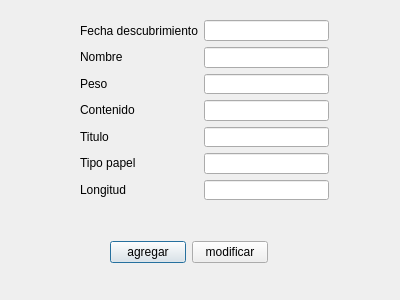
<?xml version="1.0" encoding="UTF-8"?>
<ui version="4.0">
 <class>DialogDocumento</class>
 <widget class="QDialog" name="DialogDocumento">
  <property name="geometry">
   <rect>
    <x>0</x>
    <y>0</y>
    <width>400</width>
    <height>300</height>
   </rect>
  </property>
  <property name="windowTitle">
   <string>Dialog</string>
  </property>
  <widget class="QWidget" name="layoutWidget">
   <property name="geometry">
    <rect>
     <x>110</x>
     <y>240</y>
     <width>158</width>
     <height>25</height>
    </rect>
   </property>
   <layout class="QHBoxLayout" name="horizontalLayout">
    <item>
     <widget class="QPushButton" name="pbAgregar">
      <property name="text">
       <string>agregar</string>
      </property>
     </widget>
    </item>
    <item>
     <widget class="QPushButton" name="pbMod">
      <property name="text">
       <string>modificar</string>
      </property>
     </widget>
    </item>
   </layout>
  </widget>
  <widget class="QWidget" name="">
   <property name="geometry">
    <rect>
     <x>80</x>
     <y>20</y>
     <width>249</width>
     <height>180</height>
    </rect>
   </property>
   <layout class="QFormLayout" name="formLayout">
    <item row="0" column="0">
     <layout class="QVBoxLayout" name="verticalLayout">
      <item>
       <widget class="QLabel" name="label_8">
        <property name="text">
         <string>Fecha descubrimiento</string>
        </property>
       </widget>
      </item>
      <item>
       <widget class="QLabel" name="label">
        <property name="text">
         <string>Nombre</string>
        </property>
       </widget>
      </item>
      <item>
       <widget class="QLabel" name="label_2">
        <property name="text">
         <string>Peso</string>
        </property>
       </widget>
      </item>
      <item>
       <widget class="QLabel" name="label_3">
        <property name="text">
         <string>Contenido</string>
        </property>
       </widget>
      </item>
      <item>
       <widget class="QLabel" name="label_4">
        <property name="text">
         <string>Titulo</string>
        </property>
       </widget>
      </item>
      <item>
       <widget class="QLabel" name="label_5">
        <property name="text">
         <string>Tipo papel</string>
        </property>
       </widget>
      </item>
      <item>
       <widget class="QLabel" name="label_6">
        <property name="text">
         <string>Longitud</string>
        </property>
       </widget>
      </item>
     </layout>
    </item>
    <item row="0" column="1">
     <layout class="QVBoxLayout" name="verticalLayout_2">
      <item>
       <widget class="QLineEdit" name="leFecha"/>
      </item>
      <item>
       <widget class="QLineEdit" name="leNombre"/>
      </item>
      <item>
       <widget class="QLineEdit" name="lePeso"/>
      </item>
      <item>
       <widget class="QLineEdit" name="leContenido"/>
      </item>
      <item>
       <widget class="QLineEdit" name="leTitulo"/>
      </item>
      <item>
       <widget class="QLineEdit" name="leTipo"/>
      </item>
      <item>
       <widget class="QLineEdit" name="leLongitud"/>
      </item>
     </layout>
    </item>
   </layout>
  </widget>
 </widget>
 <resources/>
 <connections/>
</ui>
